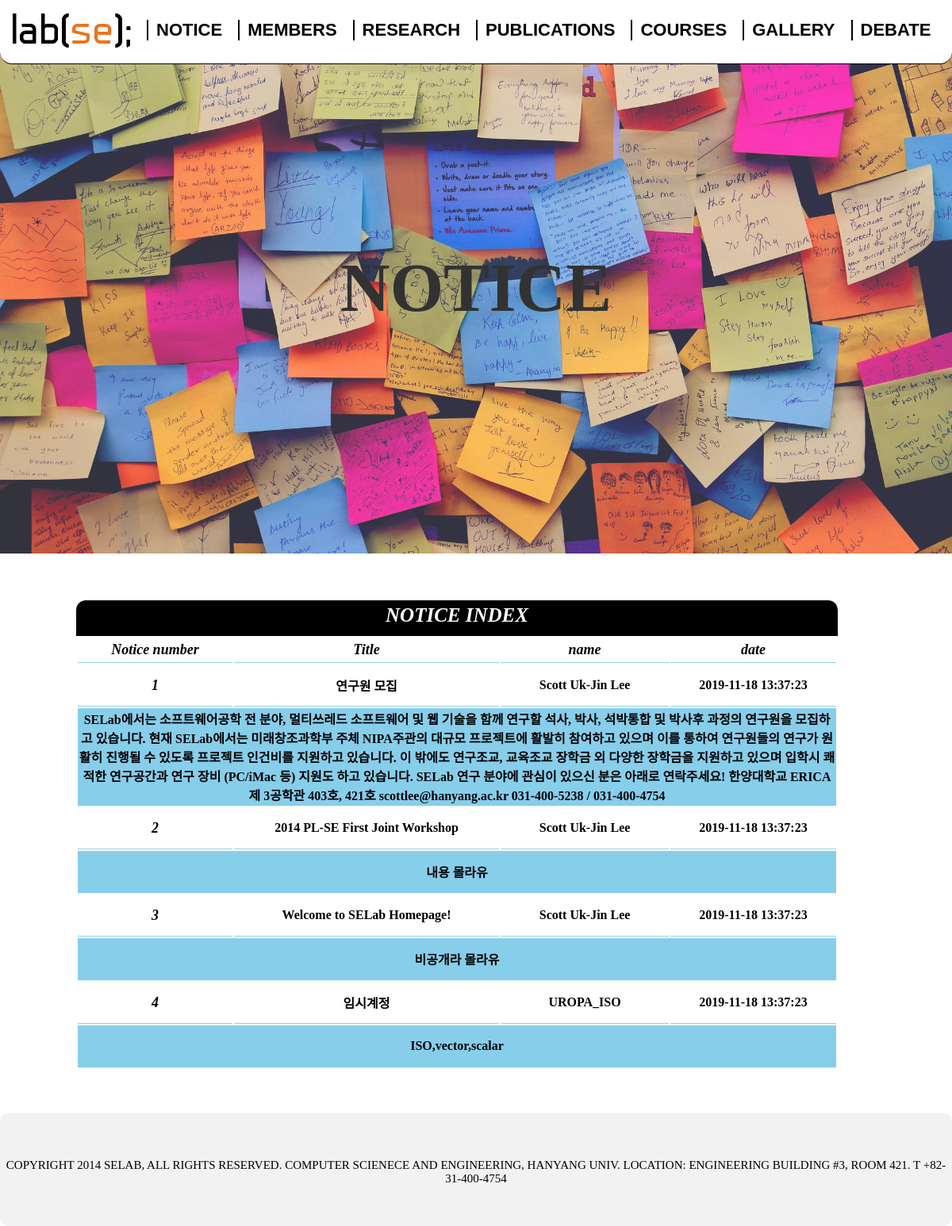
The app's page /notice/notice.php with its own data.
### tables this page shows
CREATE TABLE Notice (
    Number INT not null auto_increment,
    Title varchar(60) not null,
    Name varchar(30) default 'Anonymous',
    Date timestamp default current_timestamp,
    Content TEXT,
    Open tinyint not null default 1,
    CONSTRAINT PK_Notice PRIMARY KEY(Number)
);

### notice/notice.php (the view, shortened to what this page needs)
<!DOCTYPE html>
<html>
<head>
  <link rel="stylesheet" type="text/css" href="../resource/css/common.css" />
  <link rel="stylesheet" type="text/css" href="css/notice.css" />
</head>
<body>
  <?php
  include "../resource/nav.php";
  $conn = connect();
  ?>
  <main role="main">
   <div class="contents">
    <div class="main_section">
      <h1>NOTICE</h1>
    </div>
    <table>
      <caption>NOTICE INDEX</caption>
      <thead>
        <tr>
          <th>Notice number</th>
          <th>Title</th>
          <th>name</th>
          <th>date</th>
        </tr>
      </thead>
      <tbody>
        <?php
        $sql = "select * from notice";
        $stmt = $conn -> prepare($sql);
        $stmt -> execute();
        $stmt -> setFetchMode(PDO::FETCH_ASSOC);
        while ($row = $stmt->fetch()) {
          ?>
          <tr class="table_out" id="<?=$row['Number']?>" >
            <th><?=$row['Number']?></th>
            <td><?=$row['Title']?></td>
            <td><?=$row['Name']?></td>
            <td><?=$row['Date']?></td>
          </tr>
          <tr class="table_contents" id="content_<?=$row['Number']?>" >
            <td colspan="4"><?=$row['Content']?></td>
          </tr>
        <?php } ?>
      </tbody>
    </table>
  </div>
</main>
<?php
include "../resource/footer.php";
?>
</body>
</html>

### resource/nav.php (shortened to what this page needs)
<header role= "banner">
	<nav role= "navigation">
		<div id= "logo" class= "pull-left"><a href= "../index.php"><img src= "../resource/images/selab_logo_S.png" /></a></div>
		<ul class= "inline-list" class= "pull-left">
			<li class="pull-left nav-left"><a href="../notice/notice.php" >NOTICE</a></li>
			<li class="pull-left nav-left"><a href="../members/members.php" >MEMBERS</a></li>
			<li class="pull-left nav-left"><a href="../research/research.php" >RESEARCH</a></li>
			<li class="pull-left nav-left"><a href="../publications/publication.php" >PUBLICATIONS</a></li>
			<li class="pull-left nav-left"><a href="../courses/main_course.php" >COURSES</a></li>
			<li class="pull-left nav-left"><a href="../gallery/gallery.php" >GALLERY</a></li>
			<li class="pull-left nav-left"><a href="../DEBATE/debate.php" >DEBATE</a></li>
		</ul>
	</nav>
</header>

### resource/footer.php
<footer role="contentinfo">
    <div class="container">
    	<p>COPYRIGHT 2014 SELAB, ALL RIGHTS RESERVED. COMPUTER SCIENECE AND ENGINEERING, HANYANG UNIV. LOCATION: ENGINEERING BUILDING #3, ROOM 421. T +82-31-400-4754</p>
  	</div>
</footer>

### resource/css/common.css (style rules this page uses)
html,body { background: white; width: 100%; margin: 0; }
main { padding-bottom: 100px; }
.pull-left { float: left; }
header { height: 70px; font-size: 1em; font-family :'Malgun Gothic', sans-serif; }
nav { position: fixed; width: 100%; height: 80px; overflow: hidden; top: 0; left: 0; background-color: #FFFFFF;; text-decoration: none; text-transform: uppercase; font-weight: bold; font-size: 22px; vertical-align: middle; border-bottom-right-radius: 0.7em; border-bottom-left-radius: 0.7em; z-index: 1; border-bottom: 1px solid; }
nav img { margin: 10px; }
nav ul { height: inherit; margin: 0; }
nav ul li { display: inline; list-style: none; color: black; margin: 5px; }
nav ul li a { display: inline; color: black; text-align: center; text-decoration: none; }
.nav-left { margin-top: 25px; border-left: 2px solid black; padding: 0 10px; }
.main_section { line-height: 610px; width: 100%; height: 640px; text-align: center; vertical-align: middle; opacity: 0.8; margin-top : -70px; }
.main_section h1 { font-size: 65pt; color: black; opacity : 1; }
footer { width : 100%; text-align : center; }
.container { width : 100%; min-height : 100px; margin-top : 15px; padding-top : 42px; font-size : 15px; text-align : center; background : #f2f2f2; border-radius: 10px; }

### notice/css/notice.css (style rules this page uses)
.main_section { background-image: url('../../resource/images/notice.jpg'); background-size: cover; }
caption { background-color : black; color : white; border-top-left-radius : 12px; border-top-right-radius : 12px; font-size : 25px; font-weight : bold; font-style : italic; height : 40px; padding-top : 5px; }
table { width: 80%; transform: translate(10%,10%); text-align : center; }
th { font-style : italic; font-size : 18px; border-bottom : 1px solid skyblue; padding : 5px; }
td { height : 50px; font-weight : bold; border-bottom : 1px solid skyblue; }
.table_out { cursor: pointer; }
.table_out > td { text-align: center; }
.table_contents { background-color: skyblue; }

### records on screen
notice: Number "1", Title "연구원 모집", Name "Scott Uk-Jin Lee", Date "2019-11-18 13:37:23", Content "SELab에서는 소프트웨어공학 전 분야, 멀티쓰레드 소프트웨어 및 웹 기술을 함께 연구할 석사, 박사, 석박통합 및 박사후 과정의 연구원을 모집하고 있습니다. 현재 SELab에서는 미래창조과학부 주체 NIPA주관의 대규모 프로젝트에 활발히 참여하고 있으며 이를 통하여 연구원들의 연구가 원활히 진행될 수 있도록 프로젝트 인건비를 지원하고 있습니다. 이 밖에도 연구조교, 교육조교 장학금 외 다양한 장학금을 지원하고 있으며 입학시 쾌적한 연구공간과 연구 장비 (PC/iMac 등) 지원도 하고 있습니다. SELab 연구 분야에 관심이 있으신 분은 아래로 연락주세요! 한양대학교 ERICA 제 3공학관 403호, 421호 scottlee@hanyang.ac.kr 031-400-5238 / 031-400-4754"
notice: Number "2", Title "2014 PL-SE First Joint Workshop", Name "Scott Uk-Jin Lee", Date "2019-11-18 13:37:23", Content "내용 몰라유"
notice: Number "3", Title "Welcome to SELab Homepage!", Name "Scott Uk-Jin Lee", Date "2019-11-18 13:37:23", Content "비공개라 몰라유"
notice: Number "4", Title "임시계정", Name "UROPA_ISO", Date "2019-11-18 13:37:23", Content "ISO,vector,scalar"
